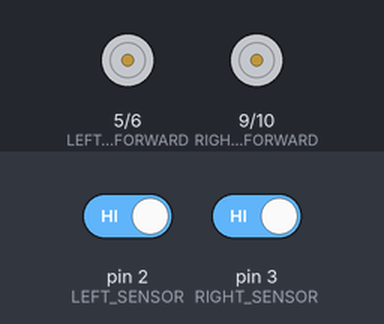
This sketch was run on a simulated Arduino Uno, built with avr-gcc and run on an emulated ATmega328P. Parts: motor-driver pin pairs drawn as motors (green arrow = first pin HIGH = forward, orange = second pin HIGH = backward, longer = more drive). The test bench sets the inputs (shaded band); at power-on: pin 2 (LEFT_SENSOR) HIGH, pin 3 (RIGHT_SENSOR) HIGH.

Above: at 1.2 s.
1.3 s: pin 2 (LEFT_SENSOR) driven LOW
At 2.5 s:
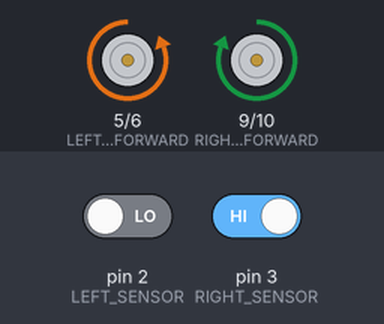
2.8 s: pin 3 (RIGHT_SENSOR) driven LOW
At 3.8 s:
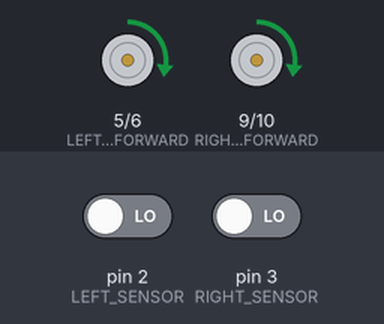
4.3 s: pin 2 (LEFT_SENSOR) driven HIGH
At 5.0 s:
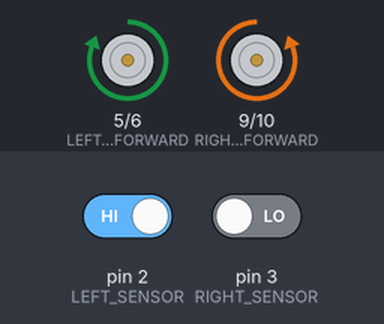
5.8 s: pin 2 (LEFT_SENSOR) driven LOW and pin 3 (RIGHT_SENSOR) driven HIGH
At 6.2 s:
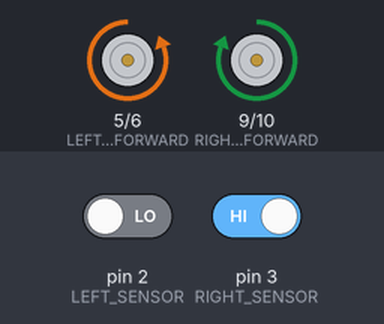
Timing chart, 0 to 8.3 s (numbered marks = the images above; inputs shaded):
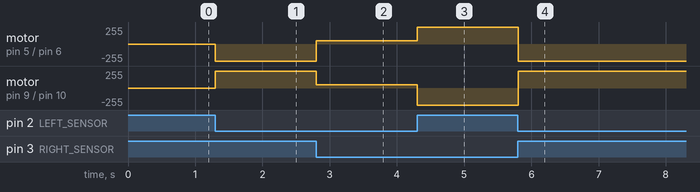

The sketch:

line_follower.ino
```cpp
#define LEFT_SENSOR 2
#define RIGHT_SENSOR 3
#define LEFT_MOTOR_FORWARD 5
#define LEFT_MOTOR_BACKWARD 6
#define RIGHT_MOTOR_FORWARD 9
#define RIGHT_MOTOR_BACKWARD 10
const int motorspeed=50;
void setup() {
pinMode(LEFT_SENSOR, INPUT);
pinMode(RIGHT_SENSOR, INPUT);
pinMode(LEFT_MOTOR_FORWARD, OUTPUT);
pinMode(LEFT_MOTOR_BACKWARD, OUTPUT);
pinMode(RIGHT_MOTOR_FORWARD, OUTPUT);
pinMode(RIGHT_MOTOR_BACKWARD, OUTPUT);
Serial.begin(9600);
}
void loop() {
int leftState = digitalRead(LEFT_SENSOR);
int rightState = digitalRead(RIGHT_SENSOR);
if (leftState == LOW && rightState == LOW) {
moveForward();
}
else if (leftState == HIGH && rightState == LOW) {
turnRight();
}
else if (leftState == LOW && rightState == HIGH) {
turnLeft();
}
else {
stopMotors();
}
delay(50);
}
void moveForward() {
analogWrite(LEFT_MOTOR_FORWARD, motorspeed);
digitalWrite(LEFT_MOTOR_BACKWARD, LOW);
analogWrite(RIGHT_MOTOR_FORWARD, motorspeed);
digitalWrite(RIGHT_MOTOR_BACKWARD, LOW);
}
void turnLeft() {
digitalWrite(LEFT_MOTOR_FORWARD, LOW);
digitalWrite(LEFT_MOTOR_BACKWARD, HIGH);
digitalWrite(RIGHT_MOTOR_FORWARD, HIGH);
digitalWrite(RIGHT_MOTOR_BACKWARD, LOW);
}
void turnRight() {
digitalWrite(LEFT_MOTOR_FORWARD, HIGH);
digitalWrite(LEFT_MOTOR_BACKWARD, LOW);
digitalWrite(RIGHT_MOTOR_FORWARD, LOW);
digitalWrite(RIGHT_MOTOR_BACKWARD, HIGH);
}
void stopMotors() {
digitalWrite(LEFT_MOTOR_FORWARD, LOW);
digitalWrite(LEFT_MOTOR_BACKWARD, LOW);
digitalWrite(RIGHT_MOTOR_FORWARD, LOW);
digitalWrite(RIGHT_MOTOR_BACKWARD, LOW);
}
```

Measured:
- after the input at 1.3 s, motor on pin 5 (LEFT_MOTOR_FORWARD) / pin 6 (LEFT_MOTOR_BACKWARD): stopped → backward 255/255 at once; motor on pin 9 (RIGHT_MOTOR_FORWARD) / pin 10 (RIGHT_MOTOR_BACKWARD): stopped → forward 255/255 at once
- after the input at 2.8 s, motor on pin 5 (LEFT_MOTOR_FORWARD) / pin 6 (LEFT_MOTOR_BACKWARD): backward 255/255 → forward 50/255 at once; motor on pin 9 (RIGHT_MOTOR_FORWARD) / pin 10 (RIGHT_MOTOR_BACKWARD): forward 255/255 → forward 50/255 at once
- after the input at 4.3 s, motor on pin 5 (LEFT_MOTOR_FORWARD) / pin 6 (LEFT_MOTOR_BACKWARD): forward 50/255 → forward 255/255 at once; motor on pin 9 (RIGHT_MOTOR_FORWARD) / pin 10 (RIGHT_MOTOR_BACKWARD): forward 50/255 → backward 255/255 at once
- after the input at 5.8 s, motor on pin 5 (LEFT_MOTOR_FORWARD) / pin 6 (LEFT_MOTOR_BACKWARD): forward 255/255 → backward 255/255 at once; motor on pin 9 (RIGHT_MOTOR_FORWARD) / pin 10 (RIGHT_MOTOR_BACKWARD): backward 255/255 → forward 255/255 at once
